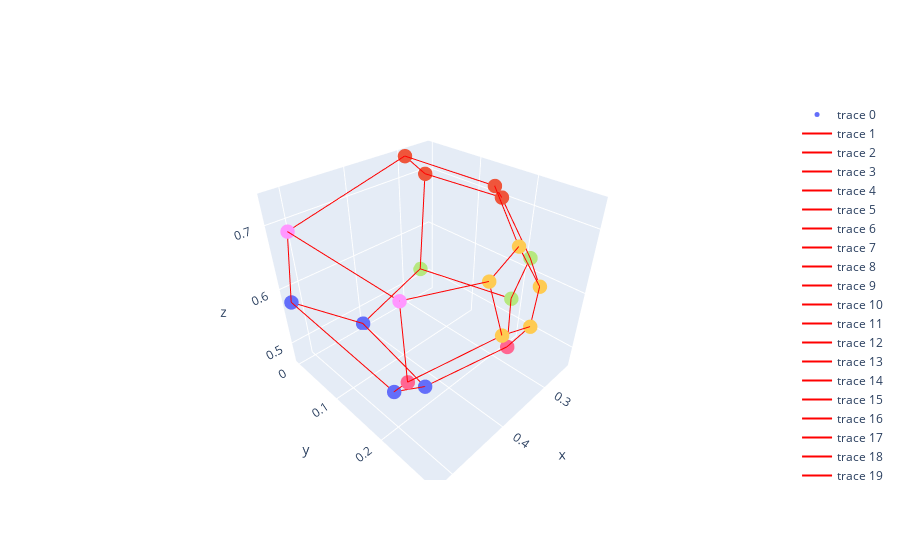

Notebook cell for this chart:
### Code cell
import plotly.graph_objects as go

# Create traces for points and lines
traces = []
unique_lines = set()

for points in coords['1']:
    x, y, z = zip(*points)
    trace_points = go.Scatter3d(x=x, y=y, z=z, mode='markers', marker=dict(size=5))
    traces.append(trace_points)

    for edge in edges['1']:
        edge_tuple = tuple(map(tuple, edge))  # Convert inner lists to tuples
        if edge_tuple not in unique_lines:
            x, y, z = zip(*edge_tuple)
            trace_lines = go.Scatter3d(x=x, y=y, z=z, mode='lines', line=dict(color='red', width=2))
            traces.append(trace_lines)
            unique_lines.add(edge_tuple)

# Create the figure
fig = go.Figure(data=traces)

# Set layout options
fig.update_layout(scene=dict(aspectmode='data'))

# Show the interactive plot
fig.show()

### Figure 1 — Plotly figure (JSON) as saved in the notebook; plotly's stock layout.template omitted (floating-point values rounded to 4 significant figures)
{"data": [{"marker": {"size": 5}, "mode": "markers", "type": "scatter3d", "x": [0.2658, 0.4031, 0.5209, 0.5051, 0.2941, 0.2516], "y": [0, 0, 0, 0, 0, 0], "z": [0.5192, 0.4702, 0.5778, 0.6858, 0.7353, 0.6959]}, {"line": {"color": "red", "width": 2}, "mode": "lines", "type": "scatter3d", "x": [0.2658, 0.4031], "y": [0, 0], "z": [0.5192, 0.4702]}, {"line": {"color": "red", "width": 2}, "mode": "lines", "type": "scatter3d", "x": [0.4031, 0.5209], "y": [0, 0], "z": [0.4702, 0.5778]}, {"line": {"color": "red", "width": 2}, "mode": "lines", "type": "scatter3d", "x": [0.5209, 0.5051], "y": [0, 0], "z": [0.5778, 0.6858]}, {"line": {"color": "red", "width": 2}, "mode": "lines", "type": "scatter3d", "x": [0.5051, 0.2941], "y": [0, 0], "z": [0.6858, 0.7353]}, {"line": {"color": "red", "width": 2}, "mode": "lines", "type": "scatter3d", "x": [0.2941, 0.2516], "y": [0, 0], "z": [0.7353, 0.6959]}, {"line": {"color": "red", "width": 2}, "mode": "lines", "type": "scatter3d", "x": [0.2516, 0.2658], "y": [0, 0], "z": [0.6959, 0.5192]}, {"line": {"color": "red", "width": 2}, "mode": "lines", "type": "scatter3d", "x": [0.3482, 0.3215], "y": [0.256, 0.2766], "z": [0.7034, 0.6432]}, {"line": {"color": "red", "width": 2}, "mode": "lines", "type": "scatter3d", "x": [0.3215, 0.246], "y": [0.2766, 0.2122], "z": [0.6432, 0.6249]}, {"line": {"color": "red", "width": 2}, "mode": "lines", "type": "scatter3d", "x": [0.246, 0.2434], "y": [0.2122, 0.1498], "z": [0.6249, 0.6989]}, {"line": {"color": "red", "width": 2}, "mode": "lines", "type": "scatter3d", "x": [0.2434, 0.2743], "y": [0.1498, 0.1586], "z": [0.6989, 0.7281]}, {"line": {"color": "red", "width": 2}, "mode": "lines", "type": "scatter3d", "x": [0.2743, 0.3482], "y": [0.1586, 0.256], "z": [0.7281, 0.7034]}, {"line": {"color": "red", "width": 2}, "mode": "lines", "type": "scatter3d", "x": [0.3276, 0.2534], "y": [0.2442, 0.193], "z": [0.525, 0.5456]}, {"line": {"color": "red", "width": 2}, "mode": "lines", "type": "scatter3d", "x": [0.2534, 0.246], "y": [0.193, 0.2122], "z": [0.5456, 0.6249]}, {"line": {"color": "red", "width": 2}, "mode": "lines", "type": "scatter3d", "x": [0.3215, 0.355], "y": [0.2766, 0.291], "z": [0.6432, 0.6064]}, {"line": {"color": "red", "width": 2}, "mode": "lines", "type": "scatter3d", "x": [0.355, 0.3276], "y": [0.291, 0.2442], "z": [0.6064, 0.525]}, {"line": {"color": "red", "width": 2}, "mode": "lines", "type": "scatter3d", "x": [0.4923, 0.5051], "y": [0.2061, 0.2289], "z": [0.6733, 0.574]}, {"line": {"color": "red", "width": 2}, "mode": "lines", "type": "scatter3d", "x": [0.5051, 0.409], "y": [0.2289, 0.2873], "z": [0.574, 0.6226]}, {"line": {"color": "red", "width": 2}, "mode": "lines", "type": "scatter3d", "x": [0.409, 0.4112], "y": [0.2873, 0.264], "z": [0.6226, 0.688]}, {"line": {"color": "red", "width": 2}, "mode": "lines", "type": "scatter3d", "x": [0.4112, 0.4923], "y": [0.264, 0.2061], "z": [0.688, 0.6733]}, {"line": {"color": "red", "width": 2}, "mode": "lines", "type": "scatter3d", "x": [0.4923, 0.5051], "y": [0.2061, 0], "z": [0.6733, 0.6858]}, {"line": {"color": "red", "width": 2}, "mode": "lines", "type": "scatter3d", "x": [0.5209, 0.5106], "y": [0, 0.209], "z": [0.5778, 0.5463]}, {"line": {"color": "red", "width": 2}, "mode": "lines", "type": "scatter3d", "x": [0.5106, 0.5051], "y": [0.209, 0.2289], "z": [0.5463, 0.574]}, {"line": {"color": "red", "width": 2}, "mode": "lines", "type": "scatter3d", "x": [0.2534, 0.2658], "y": [0.193, 0], "z": [0.5456, 0.5192]}, {"line": {"color": "red", "width": 2}, "mode": "lines", "type": "scatter3d", "x": [0.4031, 0.4351], "y": [0, 0.1851], "z": [0.4702, 0.4798]}, {"line": {"color": "red", "width": 2}, "mode": "lines", "type": "scatter3d", "x": [0.4351, 0.3276], "y": [0.1851, 0.2442], "z": [0.4798, 0.525]}, {"line": {"color": "red", "width": 2}, "mode": "lines", "type": "scatter3d", "x": [0.409, 0.355], "y": [0.2873, 0.291], "z": [0.6226, 0.6064]}, {"line": {"color": "red", "width": 2}, "mode": "lines", "type": "scatter3d", "x": [0.4351, 0.5106], "y": [0.1851, 0.209], "z": [0.4798, 0.5463]}, {"line": {"color": "red", "width": 2}, "mode": "lines", "type": "scatter3d", "x": [0.2434, 0.2516], "y": [0.1498, 0], "z": [0.6989, 0.6959]}, {"line": {"color": "red", "width": 2}, "mode": "lines", "type": "scatter3d", "x": [0.4112, 0.3482], "y": [0.264, 0.256], "z": [0.688, 0.7034]}, {"line": {"color": "red", "width": 2}, "mode": "lines", "type": "scatter3d", "x": [0.2743, 0.2941], "y": [0.1586, 0], "z": [0.7281, 0.7353]}, {"marker": {"size": 5}, "mode": "markers", "type": "scatter3d", "x": [0.3482, 0.3215, 0.246, 0.2434, 0.2743], "y": [0.256, 0.2766, 0.2122, 0.1498, 0.1586], "z": [0.7034, 0.6432, 0.6249, 0.6989, 0.7281]}, {"marker": {"size": 5}, "mode": "markers", "type": "scatter3d", "x": [0.3276, 0.2534, 0.246, 0.3215, 0.355], "y": [0.2442, 0.193, 0.2122, 0.2766, 0.291], "z": [0.525, 0.5456, 0.6249, 0.6432, 0.6064]}, {"marker": {"size": 5}, "mode": "markers", "type": "scatter3d", "x": [0.4923, 0.5051, 0.409, 0.4112], "y": [0.2061, 0.2289, 0.2873, 0.264], "z": [0.6733, 0.574, 0.6226, 0.688]}, {"marker": {"size": 5}, "mode": "markers", "type": "scatter3d", "x": [0.5051, 0.4923, 0.5051, 0.5209, 0.5106], "y": [0.2289, 0.2061, 0, 0, 0.209], "z": [0.574, 0.6733, 0.6858, 0.5778, 0.5463]}, {"marker": {"size": 5}, "mode": "markers", "type": "scatter3d", "x": [0.3276, 0.2534, 0.2658, 0.4031, 0.4351], "y": [0.2442, 0.193, 0, 0, 0.1851], "z": [0.525, 0.5456, 0.5192, 0.4702, 0.4798]}, {"marker": {"size": 5}, "mode": "markers", "type": "scatter3d", "x": [0.5051, 0.409, 0.355, 0.3276, 0.4351, 0.5106], "y": [0.2289, 0.2873, 0.291, 0.2442, 0.1851, 0.209], "z": [0.574, 0.6226, 0.6064, 0.525, 0.4798, 0.5463]}, {"marker": {"size": 5}, "mode": "markers", "type": "scatter3d", "x": [0.2658, 0.2534, 0.246, 0.2434, 0.2516], "y": [0, 0.193, 0.2122, 0.1498, 0], "z": [0.5192, 0.5456, 0.6249, 0.6989, 0.6959]}, {"marker": {"size": 5}, "mode": "markers", "type": "scatter3d", "x": [0.5051, 0.4923, 0.4112, 0.3482, 0.2743, 0.2941], "y": [0, 0.2061, 0.264, 0.256, 0.1586, 0], "z": [0.6858, 0.6733, 0.688, 0.7034, 0.7281, 0.7353]}, {"marker": {"size": 5}, "mode": "markers", "type": "scatter3d", "x": [0.3215, 0.355, 0.409, 0.4112, 0.3482], "y": [0.2766, 0.291, 0.2873, 0.264, 0.256], "z": [0.6432, 0.6064, 0.6226, 0.688, 0.7034]}, {"marker": {"size": 5}, "mode": "markers", "type": "scatter3d", "x": [0.4031, 0.5209, 0.5106, 0.4351], "y": [0, 0, 0.209, 0.1851], "z": [0.4702, 0.5778, 0.5463, 0.4798]}, {"marker": {"size": 5}, "mode": "markers", "type": "scatter3d", "x": [0.2434, 0.2743, 0.2941, 0.2516], "y": [0.1498, 0.1586, 0, 0], "z": [0.6989, 0.7281, 0.7353, 0.6959]}], "layout": {"scene": {"aspectmode": "data"}}}
